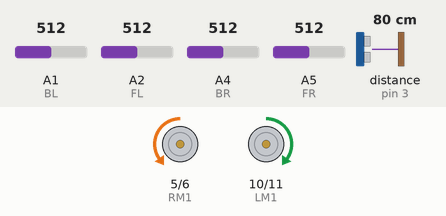
The sketch below on a simulated Arduino Uno, built with avr-gcc and run on an emulated ATmega328P. Shown: motor-driver pin pairs drawn as motors (green arrow = first pin HIGH = forward, orange = second pin HIGH = backward, longer = more drive). Wiring (inferred from the names in the program): ultrasonic range finder: trigger pin 2; echo pin 3. The test bench sets the inputs (shaded band); at power-on: distance to the obstacle (sensor on pin 3) 80 cm, A1 (BL) = 512, A2 (FL) = 512, A4 (BR) = 512, A5 (FR) = 512. The echo pulse lasts 58.3 µs per cm.

Above: at 1.2 s.
1.3 s: distance to the obstacle (sensor on pin 3) set to 36 cm
At 1.8 s:
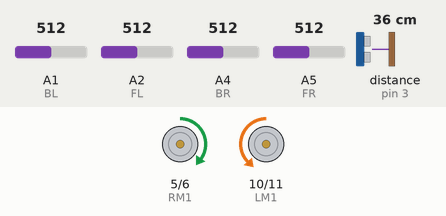
4.3 s: distance to the obstacle (sensor on pin 3) set to 29 cm
At 5.2 s:
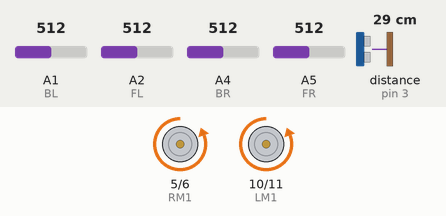
5.8 s: distance to the obstacle (sensor on pin 3) set to 35 cm
At 6.4 s:
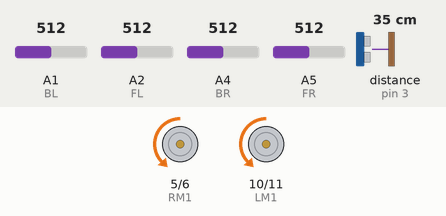
8.8 s: distance to the obstacle (sensor on pin 3) set to 2 cm
Timing chart, 0 to 11.3 s (numbered marks = the images above; inputs shaded):
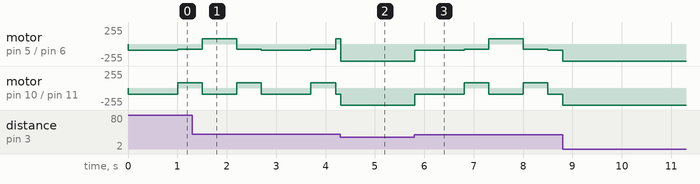

The sketch:

Sumo_bot_2.ino
```cpp
// === Motor Pins ===
const int LM1 = 10;
const int LM2 = 11;
const int RM1 = 5;
const int RM2 = 6;

// === IR Sensors ===
const int FL = A2;
const int FR = A5;
const int BL = A1;
const int BR = A4;

// === Ultrasonic ===
const int trigPin = 2;
const int echoPin = 3;

// === Constants ===
unsigned long previousTime = 0;
int SenseFL, SenseFR, SenseBL, SenseBR, distance, black_th=350;
long duration;

void setup() {
  pinMode(LM1, OUTPUT); pinMode(LM2, OUTPUT);
  pinMode(RM1, OUTPUT); pinMode(RM2, OUTPUT);
  pinMode(trigPin, OUTPUT);
  pinMode(echoPin, INPUT);
  Serial.begin(9600);
  previousTime = millis();
}


void loop() {
  while((millis()-previousTime)<1000){
    moveForward(90);
     ribbon() ;
  }
  while((millis()-previousTime)>=1000 && (millis()-previousTime)<1500){
    turnLeft(80);
     ribbon() ;
  }
  while((millis()-previousTime)>=1500 && (millis()-previousTime)<2200){
    turnRight(80);
     ribbon() ;
  }
  while((millis()-previousTime)>=2200 && (millis()-previousTime)<2700){
    turnLeft(80);
     ribbon() ;
  }
  previousTime = millis();
 /* read_sensor();
  print_sensor();*/
  //test_motor();
}
void ribbon() {
    read_sensor();
   while(SenseFL>black_th && SenseFR<black_th && SenseBL<black_th && SenseBR<black_th && distance>30){
       turnRight(100);
    read_sensor();
   }
   while(SenseFL<black_th && SenseFR>black_th && SenseBL<black_th && SenseBR<black_th && distance>30){
       turnLeft(100);
    read_sensor();
   }
   while(SenseFL<black_th && SenseFR<black_th && SenseBL>black_th && SenseBR>black_th && distance>30){
       moveForward(100);
    read_sensor();
   }
   while(SenseFL>black_th && SenseFR>black_th && SenseBL<black_th && SenseBR<black_th && distance>30){
       moveBackward(100);
    read_sensor();
   }
   while(distance<=30){
    moveForward(255);
    read_sensor();
   }
}


// === Movement Functions ===

void moveForward(int speed) {
  analogWrite(LM1, 0); analogWrite(LM2, speed);
  analogWrite(RM1, 0); analogWrite(RM2, speed);
}

void moveBackward(int speed) {
  analogWrite(LM1, speed); analogWrite(LM2, 0);
  analogWrite(RM1, speed); analogWrite(RM2, 0);
}

void turnLeft(int speed) {
  analogWrite(LM1, speed); analogWrite(LM2, 0);
  analogWrite(RM1, 0);     analogWrite(RM2, speed);
}

void turnRight(int speed) {
  analogWrite(LM1, 0);     analogWrite(LM2, speed);
  analogWrite(RM1, speed); analogWrite(RM2, 0);
}

void stopMotors() {
  analogWrite(LM1, 0); analogWrite(LM2, 0);
  analogWrite(RM1, 0); analogWrite(RM2, 0);
}
void print_sensor() {
  Serial.print( SenseFL);
  Serial.print("   ");
  Serial.print( SenseFR);
  Serial.print("   ");
  Serial.print( SenseBL);
  Serial.print("   ");
  Serial.print( SenseBR);
  Serial.print("   ");
  Serial.println(distance);
  delay(100);
}

void read_sensor() {
  SenseFL= analogRead(FL);
  SenseFR= analogRead(FR);
  SenseBL= analogRead(BL);
  SenseBR=analogRead(BR);
  digitalWrite(trigPin, LOW); delayMicroseconds(2);
  digitalWrite(trigPin, HIGH); delayMicroseconds(10);
  digitalWrite(trigPin, LOW);

  duration = pulseIn(echoPin, HIGH, 20000); // 20 ms timeout
  if (duration == 0) return -1;
  distance=duration * 0.034 / 2;
}

void test_motor(){//=====Test Motor
 moveForward(200);
 delay(2000);
 moveBackward(200) ;
 delay(2000);
 turnLeft(200);
 delay(2000);
 turnRight(200);
delay(2000);
 stopMotors();
delay(2000);

}
```

Measured:
- the behaviour switches between 32 and 31 cm on distance to the obstacle (sensor on pin 3) (found by bisection; images 1 and 2)
